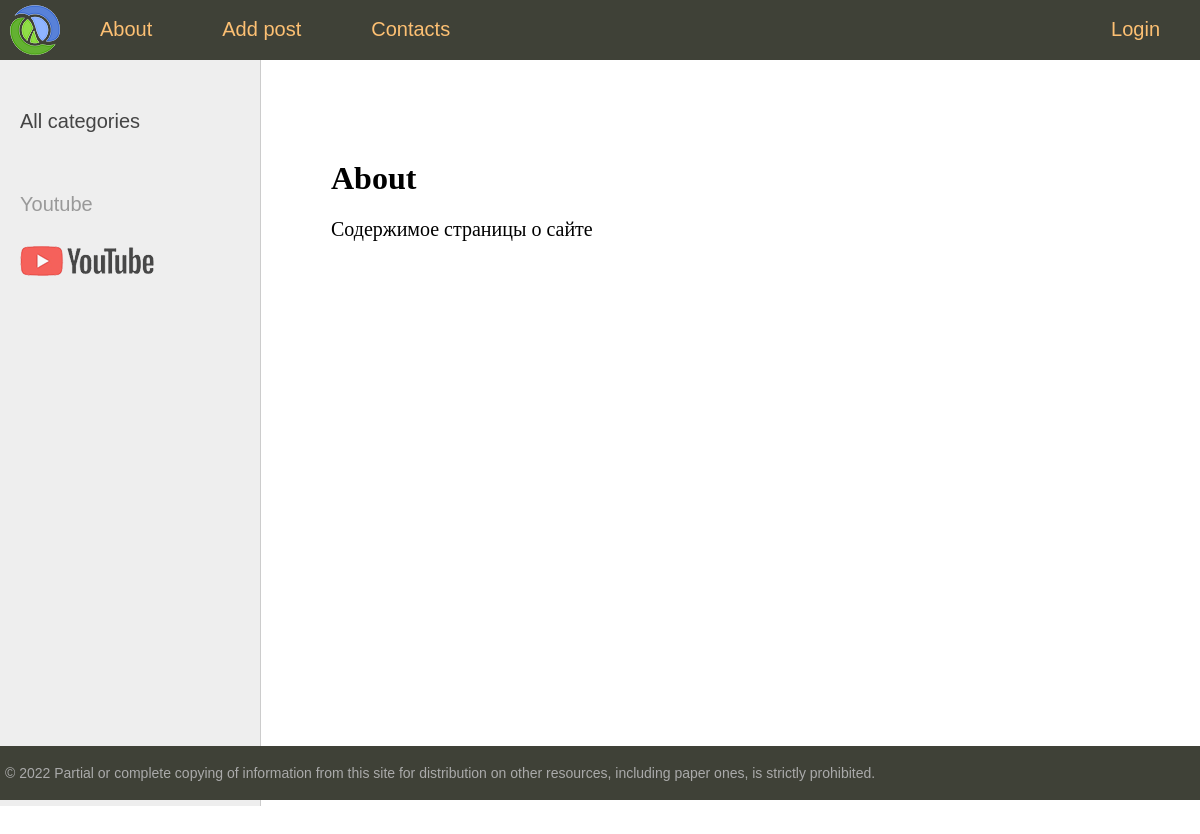
Page /about/ on the earlier database version.
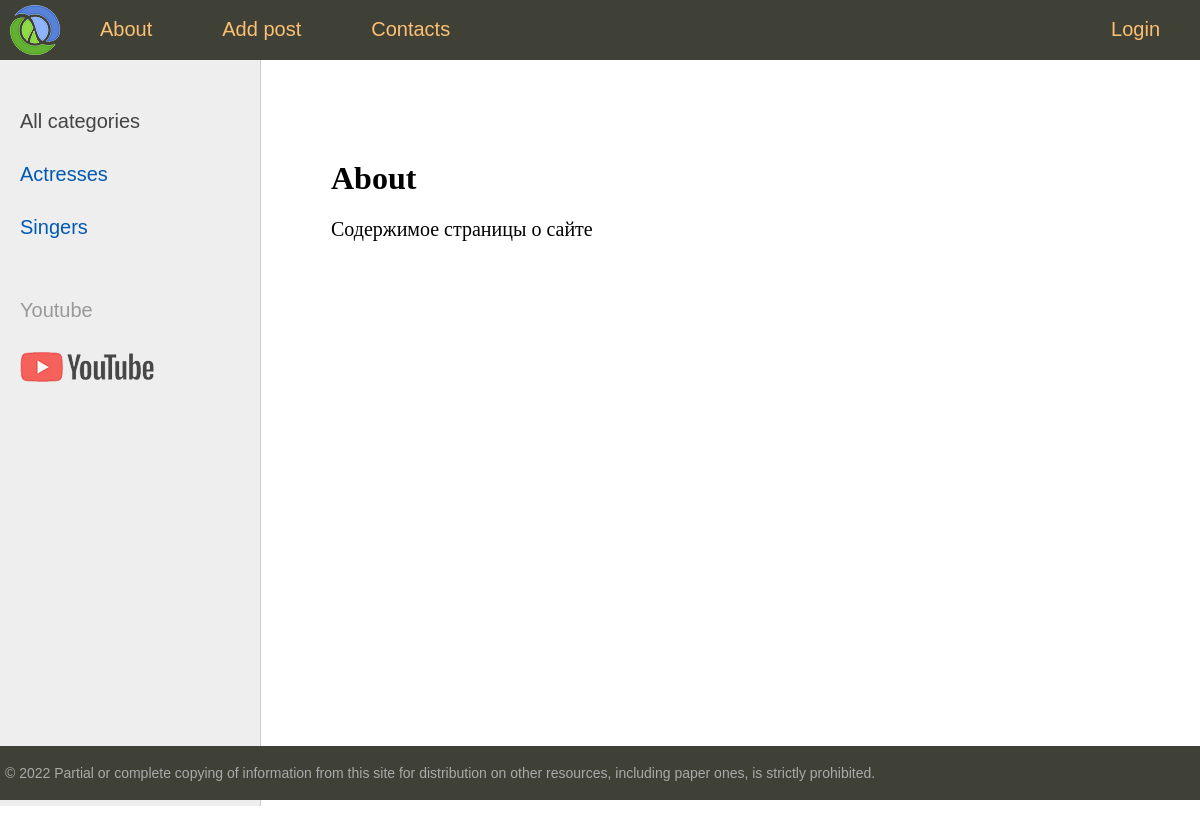
Same page on the later database version.
### women/models.py (models this page shows, shortened)
class Category(models.Model):
    name = models.CharField(max_length=100, db_index=True, verbose_name='Category')
    slug = models.SlugField(max_length=255, unique=True, db_index=True, verbose_name='URL')
    class Meta:
        verbose_name_plural = "Categories"
        ordering = ["name"]

### women/views.py (the view)
# urls.py: path('about/', views.about, name='about'),
def about(request):
    return render(request, 'women/about.html', {'title': "About"})

### women/templatetags/women_tags.py (called while the page is built)
@register.inclusion_tag('women/list_categories.html')
def show_categories(sort=None, cat_selected=0):
    if not sort:
        cats = Category.objects.all()
    else:
        cats = Category.objects.order_by(sort)
    return {'cats': cats,'cat_selected': cat_selected}

@register.inclusion_tag('women/menu.html')
def main_menu():
    menu = [{'title': 'About', 'url_name': 'about'},
            {'title': 'Add post', 'url_name': 'add_page'},
            {'title': 'Contacts', 'url_name': 'contact'},
            {'title': 'Login', 'url_name': 'login'},
            ]
    return {'menu': menu}

### templates/women/about.html
{% extends 'women/base.html' %}
{% block content %}
<h1>{{title}}</h1>
<p>Содержимое страницы о сайте
{% endblock %}

### templates/women/base.html (shortened to what this page needs)
{% load static %}
{% load women_tags %}
<!DOCTYPE html>
<html>
<head>
	<link type="text/css" href="{% static 'women/css/style.css' %}" rel="stylesheet" />
</head>
<body>
<table class="table-page" border=0 cellpadding="0" cellspacing="0">
<tr><td valign=top>
{% block mainmenu %}
		<div class="header">
			<ul id="mainmenu" class="mainmenu">
			<li class="logo"><a href="{% url 'home' %}"><div class="logo"></div></a></li>
            {% main_menu %}
			</ul>
		</div>
{% endblock mainmenu %}
<table class="table-content" border=0 cellpadding="0" cellspacing="0">
<tr>
	<td valign="top" class="left-chapters">
	<ul id="leftchapters">
        {% if cat_selected == 0 %}
		    <li class="selected">All categories</li>
        {% else %}
            <li><a href="{% url 'home' %}">All categories</a></li>
        {% endif %}
    {% show_categories 'name' cat_selected %}
        <li class="share">
		<p>Youtube</p>
		<a class="share-yt" href="https://www.youtube.com/" target="_blank" rel="nofollow"></a>
		</li>
	</ul>
</td>
<td valign="top" class="content">
	<div class="content-text">
{% block content %}
{% endblock %}
	</div>
</td></tr></table>
</td></tr>
<tr><td valign=top>
	<div id="footer">
		<p>&copy; 2022 Partial or complete copying of information from this site for distribution on other resources, including paper ones, is strictly prohibited.</p>
	</div>
</td></tr></table>
</body>
</html>

### templates/women/menu.html
{% for m in menu %}
	{% if not forloop.last %}
			<li><a href="{% url m.url_name %}">{{m.title}}</a></li>
	{% else %}
			<li class="last"><a href="{% url m.url_name %}">{{m.title}}</a></li>
	{% endif %}
{% endfor %}

### templates/women/list_categories.html
{% for c in cats %}
    {% if c.slug == cat_selected %}
        <li class="selected">{{ c.name }}</li>
    {% else %}
        <li><a href="{{ c.get_absolute_url }}">{{ c.name }}</a></li>
    {% endif %}
{% endfor %}

### women/static/women/css/style.css (style rules this page uses)
html, body { font-family: 'Arial'; margin: 0; padding: 0; height: 100%; width: 100%; color: #444; }
a { color: #0059b2; text-decoration: none; }
.table-page { width: 100%; height: 100%; vertical-align: top; }
.table-page tr { height: 100%; }
.header { background: #3F4137; height: 60px; }
.logo { background: url('../images/logo.png') no-repeat 10px 5px; width: 70px; height: 60px; }
ul.mainmenu { list-style: none; margin: 0; padding: 0; height: 60px; color: #fdc073; font-size: 20px; overflow: hidden; }
ul.mainmenu li { float: left; margin: 18px 40px 0 30px; }
ul.mainmenu li.logo { margin: 0; }
ul.mainmenu li.last { float: right; }
ul.mainmenu li a { color: #fdc073; text-decoration: none; }
.table-content { width: 100%; min-height: 100%; height: 100%; }
.left-chapters { margin: 0; background: #eee; border-right: 1px solid #ccc; min-height: 100%; }
.left-chapters ul { width: 230px; min-height: 100%; margin: 0; padding: 20px 10px 10px 20px; list-style: none; font-size: 20px; }
.left-chapters ul li { margin: 30px 0 0 0; color: #999; }
.left-chapters ul li.selected { color: #0059b2; }
.left-chapters ul li a { color: #444; text-decoration: none; }
.left-chapters ul li.share { margin: 60px 0 0 0; }
.left-chapters ul li.share p { margin: 30px 0 30px 0; }
.left-chapters ul li.share a { display: inline-block; width: 40px; height: 40px; margin: 0 20px 0 0; }
.left-chapters ul li.share a.share-yt { width: 100%; height: 30px; background: url('../images/share_yt.png') no-repeat 0 0 }
.content { padding: 40px 20px 20px 40px; width: 100%; box-sizing: border-box; }
.content-text { margin: 60px 0 0 30px; color: #000; font-size: 20px; font-family: Yandex Sans Display Light; }
.content-text h1 { font-size: 32px; }
#footer { box-sizing: border-box; background: #3F4137; padding: 5px; color: #aaa; font-size: 14px; font-family: Verdana, Geneva, Arial, Helvetica; text-align: left; overflow: hidden; }

Differences in the rows shown:
added Category: name "Actresses"
added Category: name "Singers"
